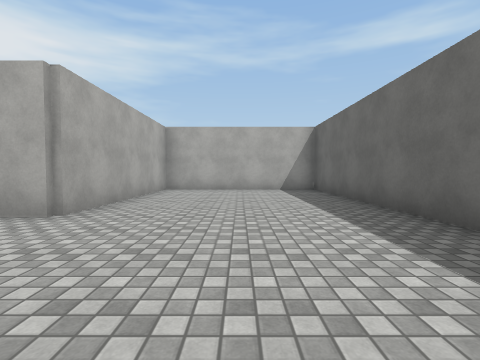
view 1 (above)

24 first-person views from a walk through a scene from a Unity 3-D project. The camera is 1.2 m above the floor, tilts 2° down and sees 85° across. The floor is counted in squares, 2 m on a side. Each view is taken from the middle of a square. On the plan, view 1 faces up. The plan holds only what a view shows up to about 9 squares ahead; the rest is blank. The place goes on beyond the plan. The player character is not drawn. Some animated figures are left out. Surface patterns are stand-ins for the level's own textures.

view 2
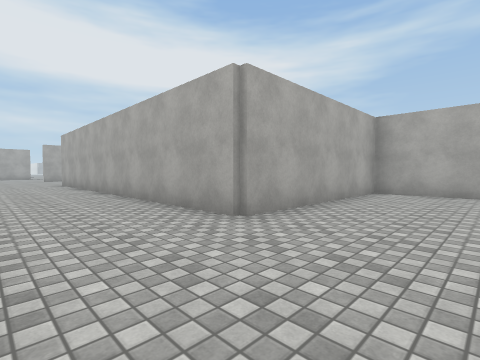

view 3
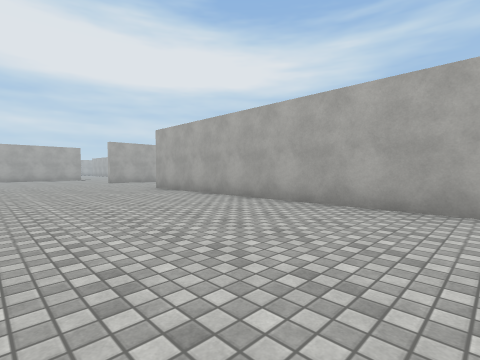

view 4
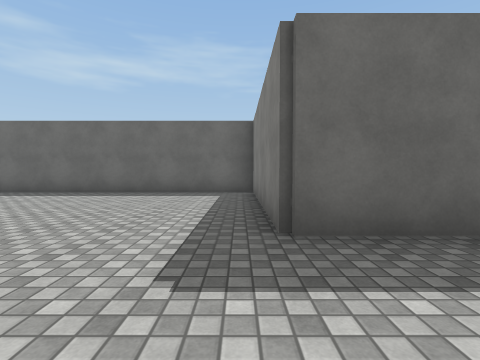

view 5
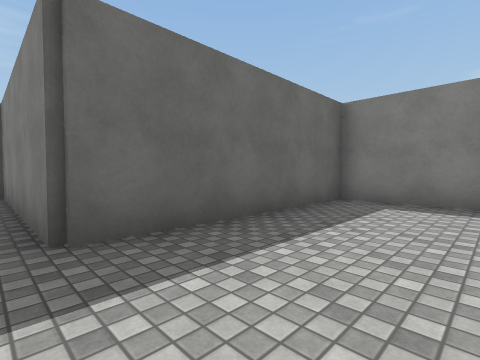

view 6
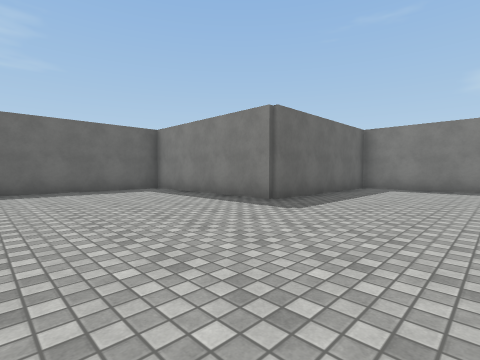

view 7
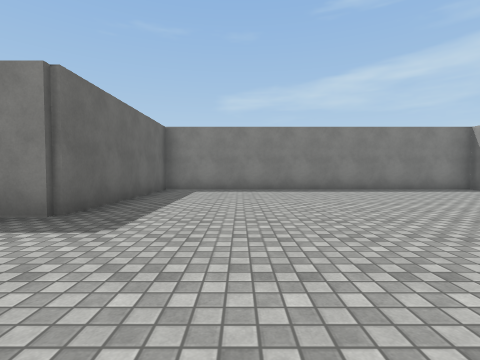

view 8
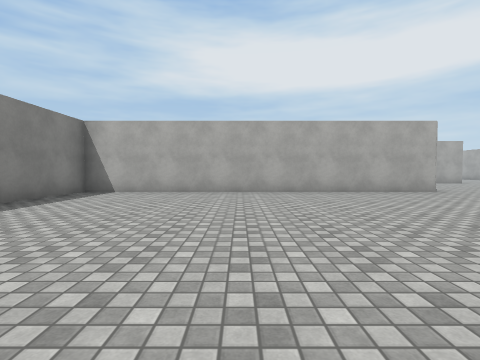

view 9
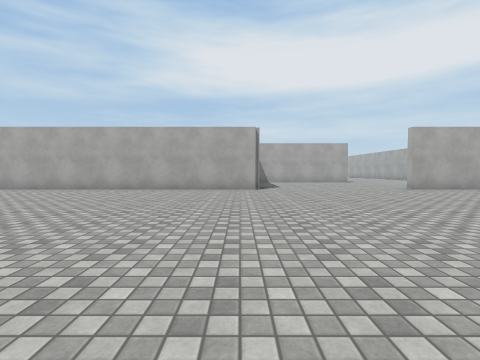

view 10
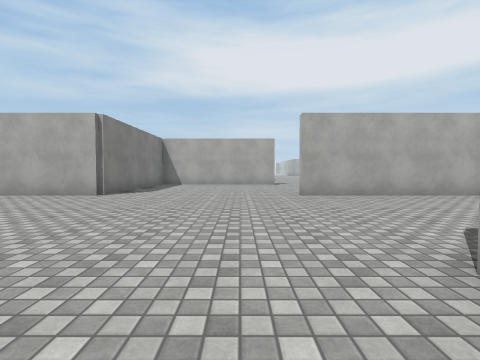

view 11
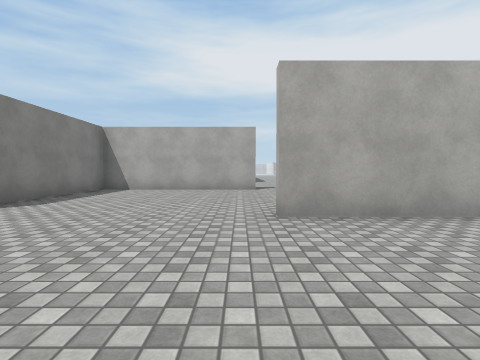

view 12
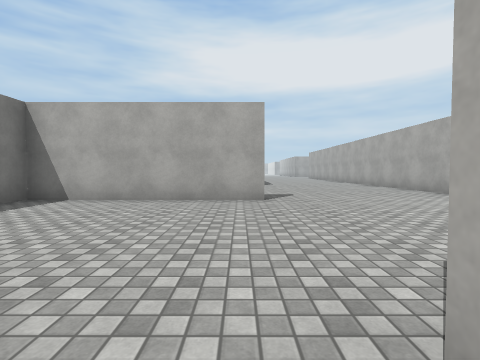

view 13
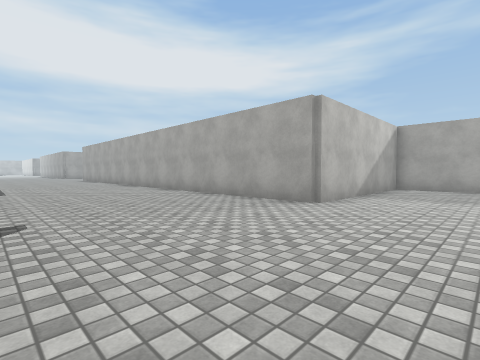

view 14
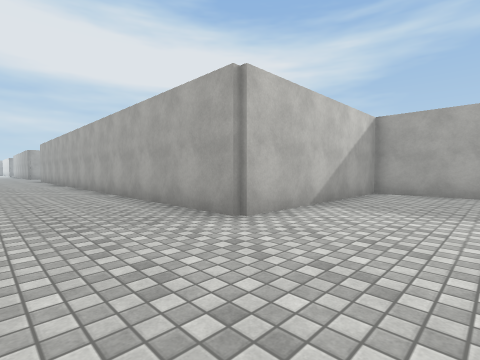

view 15
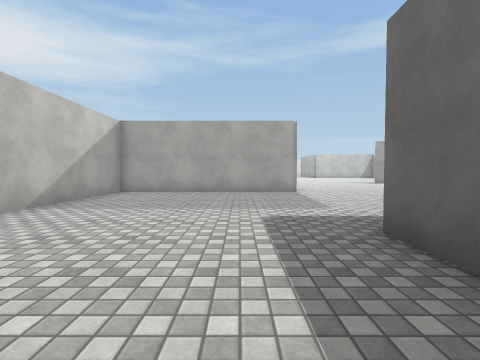

view 16
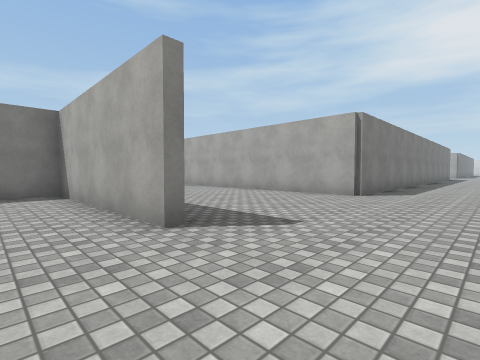

view 17
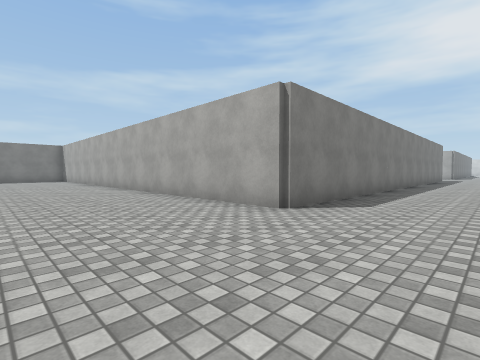

view 18
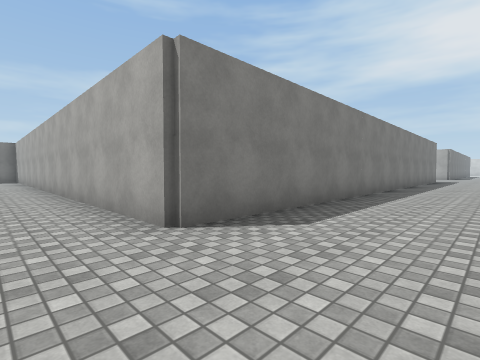

view 19
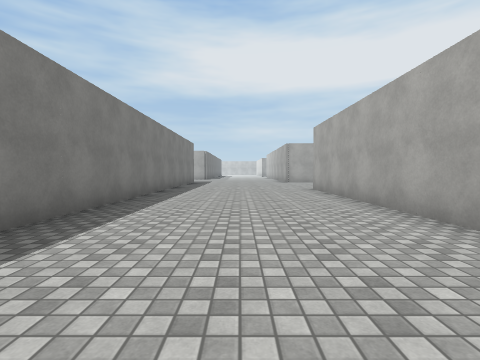

view 20
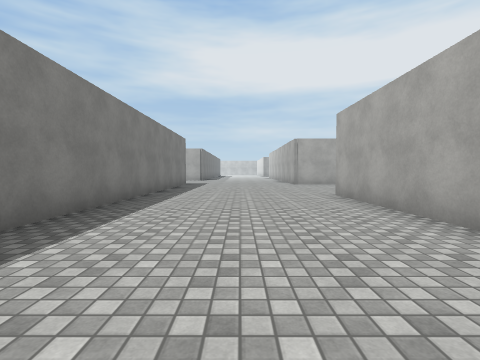

view 21
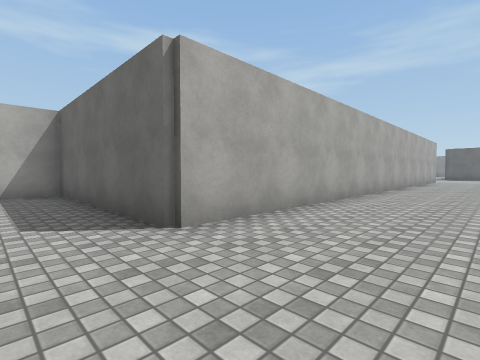

view 22
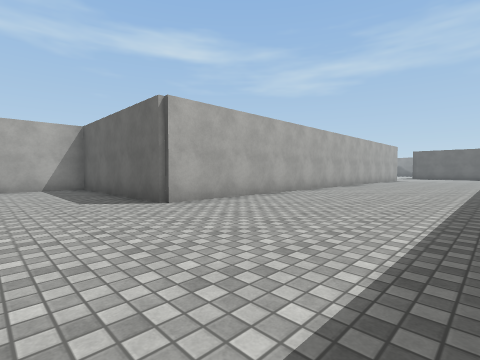

view 23
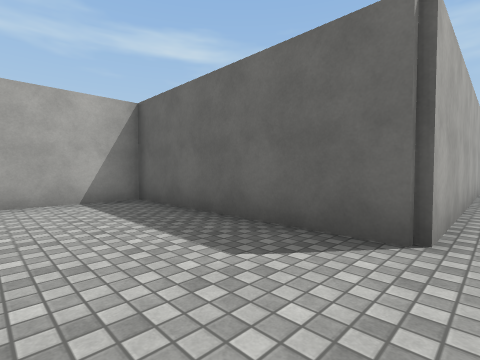

view 24
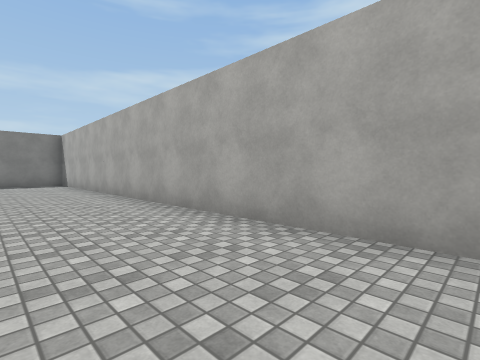

### Floor plan
Points are (right, up) in squares from view 1. A wall is a line through its corners. A room is listed if a view was taken in it or the views show most of it. See-through windows are left out.
Room 1 (views 1, 2, 3, 4, 5, 6, 7, 8, 9, 10, 11, 12, 13, 14, 15, 16, 17, 18, 19, 20, 21, 22, 23, 24)
walls: (-17.6, 7.4) (-17.6, 8.5); (-22.4, 3.6) (-22.4, -1.4) (-17.4, -1.4) (-17.4, -11.4) (-7.6, -11.4) (-7.6, -6.4) (-2.6, -6.4) (-2.6, -1.4) (2.4, -1.4) (2.4, 8.4) (-2.4, 8.4) (-2.4, 3.4) (-12.5, 3.4); (-17.4, 7.9) (-17.4, 3.5); (-17.4, 13.4) (-22.4, 13.4) (-22.4, 8.4) (-37.6, 8.4) (-37.6, 13.4) (-39.9, 13.4); (-40, 3.6) (-27.4, 3.6) (-27.4, -9.4)

Positions as (right, up) in squares from view 1, and headings:
1: (0, 0), facing up
2: (0, 1), facing up-left
3: (-4, -1), facing up-left
4: (-5, -1), facing right
5: (-5, -1), facing down-right
6: (-11, -2), facing down-right
7: (-10, -3), facing down
8: (-10, -7), facing left
9: (-9, -2), facing left
10: (-11, 2), facing left
11: (-14, 3), facing left
12: (-17, 3), facing left
13: (-20, 4), facing up-left
14: (-20, 6), facing up-left
15: (-19, 6), facing up
16: (-21, 6), facing down-left
17: (-24, 6), facing down-left
18: (-26, 6), facing down-left
19: (-29, 6), facing left
20: (-31, 6), facing left
21: (-39, 6), facing up-right
22: (-40, 4), facing up-right
23: (-40, 8), facing up-right
24: (-25, 1), facing down-left
